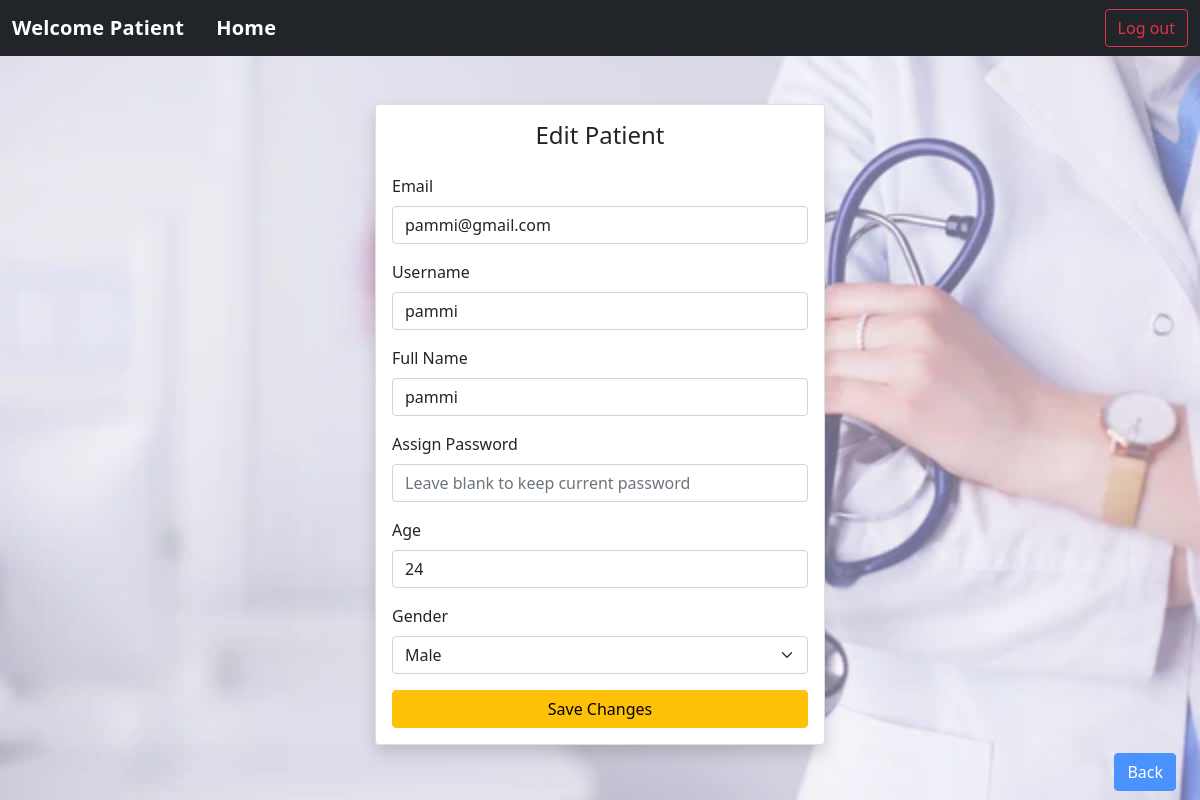
Page /patient/1/profile/edit on the committed database.
### models.py (models this page shows)
class Patient(db.Model):
    __tablename__ = "patient"
    id = db.Column(db.Integer, primary_key=True)
    email = db.Column(db.String(120), unique=True, nullable=False)
    username = db.Column(db.String(80), unique=True, nullable=False)
    name = db.Column(db.String(80), nullable=False)
    password = db.Column(db.String(255), nullable=False)
    age = db.Column(db.Integer, nullable=False)
    gender = db.Column(db.String(10), nullable=False)
    is_blacklisted = db.Column(db.Boolean, default=False, nullable=False)
    appointments = db.relationship("Appointment", backref="patient", lazy=True)

### app.py (the view, shortened to what this page needs)
@app.route("/patient/<int:patient_id>/profile/edit", methods=["GET", "POST"])
def edit_profile(patient_id):
    patient = Patient.query.get_or_404(patient_id)
    if patient.is_blacklisted:
        session.clear()
        flash("Your account has been disabled. Please contact admin.", "danger")
        return redirect("/login")
    return render_template("edit_profile.html", patient=patient)

### templates/edit_profile.html (shortened to what this page needs)
<!DOCTYPE html>
<html lang="en">
  <head>
    <link rel="stylesheet" href="/static/css/style.css" />
    <link href="https://cdn.jsdelivr.net/npm/bootstrap@5.0.2/dist/css/bootstrap.min.css" rel="stylesheet"/>
  </head>
  <body class="bg-light">
    <nav class="navbar navbar-dark bg-dark">
      <div class="container-fluid">
        <div class="d-flex align-items-center">
          <a class="navbar-brand fw-bold">Welcome Patient</a>
          <a href="/patient/{{ patient.id }}/dashboard" class="navbar-brand ms-3">Home</a>
        </div>
        <form action="/logout" method="post" class="d-inline">
          <button type="submit" class="btn btn-outline-danger">Log out</button>
        </form>
      </div>
    </nav>
    <div class="container mt-5">
      <div class="card shadow mx-auto form-card">
        <div class="card-body">
          <h4 class="card-title mb-4 text-center">Edit Patient</h4>
          <form action="/patient/{{ patient.id }}/profile/edit" method="post">
            <div class="mb-3">
              <label class="form-label" for="email">Email</label>
              <input class="form-control" type="email" id="email" name="email" value="{{ patient.email }}" required />
            </div>
            <div class="mb-3">
              <label class="form-label" for="username">Username</label>
              <input class="form-control" type="text" id="username" name="username" value="{{ patient.username }}" required />
            </div>
            <div class="mb-3">
              <label class="form-label" for="name">Full Name</label>
              <input class="form-control" type="text" id="name" name="name" value="{{ patient.name }}" required />
            </div>
            <div class="mb-3">
              <label class="form-label" for="password">Assign Password</label>
              <input class="form-control" type="password" id="password" name="password" placeholder="Leave blank to keep current password" />
            </div>
            <div class="mb-3">
              <label class="form-label" for="age">Age</label>
              <input class="form-control" type="number" id="age" name="age" value="{{ patient.age }}" min="1" max="60" step="1" />
            </div>
            <div class="mb-3">
              <label class="form-label" for="gender">Gender</label>
              <select class="form-select" id="gender" name="gender" required>
                <option value="Male" {% if patient.gender == "Male" %}selected{% endif %}>Male</option>
              </select>
            </div>
            <div class="d-grid">
              <button type="submit" class="btn btn-warning">Save Changes</button>
            </div>
          </form>
        </div>
      </div>
    </div>
    <div class="mt-2 text-end mx-4 my-2 mb-5">
      <a href="/patient/{{ patient.id }}/dashboard" class="btn btn-primary">Back</a>
    </div>
  </body>
</html>

### static/css/style.css (style rules this page uses)
body { background: url('/static/images/hosp.jpg') no-repeat center center fixed; background-size: cover; font-family: Arial, Helvetica, sans-serif; min-height: 100vh; color: #212529; }
body::before { content: ""; position: fixed; inset: 0; background: rgba(255, 255, 255, 0.25); pointer-events: none; }
.form-card { max-width: 450px; }
.card { border-radius: 12px; box-shadow: 0 6px 18px rgba(0,0,0,0.08); }
.form-control, .form-select, .btn { border-radius: 10px; }
.navbar .navbar-brand { font-weight: 600; letter-spacing: 0.2px; }

### rows in the picture
Patient: email "pammi@gmail.com", username "pammi", name "pammi", age "24", gender "Male"
